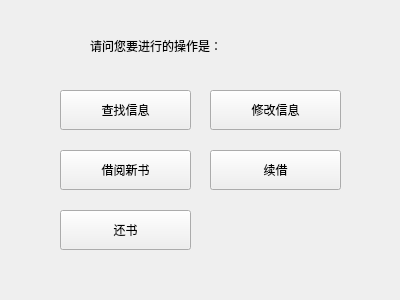
<?xml version="1.0" encoding="UTF-8"?>
<ui version="4.0">
 <class>reader</class>
 <widget class="QWidget" name="reader">
  <property name="geometry">
   <rect>
    <x>0</x>
    <y>0</y>
    <width>400</width>
    <height>300</height>
   </rect>
  </property>
  <property name="windowTitle">
   <string>Form</string>
  </property>
  <widget class="QPushButton" name="pushButton">
   <property name="geometry">
    <rect>
     <x>60</x>
     <y>90</y>
     <width>131</width>
     <height>40</height>
    </rect>
   </property>
   <property name="text">
    <string>查找信息</string>
   </property>
  </widget>
  <widget class="QPushButton" name="pushButton_2">
   <property name="geometry">
    <rect>
     <x>210</x>
     <y>90</y>
     <width>131</width>
     <height>40</height>
    </rect>
   </property>
   <property name="text">
    <string>修改信息</string>
   </property>
  </widget>
  <widget class="QPushButton" name="pushButton_3">
   <property name="geometry">
    <rect>
     <x>60</x>
     <y>150</y>
     <width>131</width>
     <height>40</height>
    </rect>
   </property>
   <property name="text">
    <string>借阅新书</string>
   </property>
  </widget>
  <widget class="QPushButton" name="pushButton_4">
   <property name="geometry">
    <rect>
     <x>60</x>
     <y>210</y>
     <width>131</width>
     <height>40</height>
    </rect>
   </property>
   <property name="text">
    <string>还书</string>
   </property>
  </widget>
  <widget class="QLabel" name="label">
   <property name="geometry">
    <rect>
     <x>90</x>
     <y>10</y>
     <width>221</width>
     <height>71</height>
    </rect>
   </property>
   <property name="text">
    <string>请问您要进行的操作是：</string>
   </property>
  </widget>
  <widget class="QPushButton" name="pushButton_5">
   <property name="geometry">
    <rect>
     <x>210</x>
     <y>150</y>
     <width>131</width>
     <height>40</height>
    </rect>
   </property>
   <property name="text">
    <string>续借</string>
   </property>
  </widget>
 </widget>
 <resources/>
 <connections>
  <connection>
   <sender>pushButton</sender>
   <signal>clicked()</signal>
   <receiver>pushButton</receiver>
   <slot>click()</slot>
   <hints>
    <hint type="sourcelabel">
     <x>172</x>
     <y>108</y>
    </hint>
    <hint type="destinationlabel">
     <x>172</x>
     <y>103</y>
    </hint>
   </hints>
  </connection>
  <connection>
   <sender>pushButton_2</sender>
   <signal>clicked()</signal>
   <receiver>pushButton_2</receiver>
   <slot>click()</slot>
   <hints>
    <hint type="sourcelabel">
     <x>309</x>
     <y>108</y>
    </hint>
    <hint type="destinationlabel">
     <x>309</x>
     <y>108</y>
    </hint>
   </hints>
  </connection>
  <connection>
   <sender>pushButton_3</sender>
   <signal>clicked()</signal>
   <receiver>pushButton_3</receiver>
   <slot>click()</slot>
   <hints>
    <hint type="sourcelabel">
     <x>116</x>
     <y>177</y>
    </hint>
    <hint type="destinationlabel">
     <x>116</x>
     <y>174</y>
    </hint>
   </hints>
  </connection>
  <connection>
   <sender>pushButton_4</sender>
   <signal>clicked()</signal>
   <receiver>pushButton_4</receiver>
   <slot>click()</slot>
   <hints>
    <hint type="sourcelabel">
     <x>121</x>
     <y>228</y>
    </hint>
    <hint type="destinationlabel">
     <x>122</x>
     <y>228</y>
    </hint>
   </hints>
  </connection>
  <connection>
   <sender>pushButton_5</sender>
   <signal>clicked()</signal>
   <receiver>pushButton_5</receiver>
   <slot>click()</slot>
   <hints>
    <hint type="sourcelabel">
     <x>268</x>
     <y>170</y>
    </hint>
    <hint type="destinationlabel">
     <x>268</x>
     <y>166</y>
    </hint>
   </hints>
  </connection>
 </connections>
</ui>
